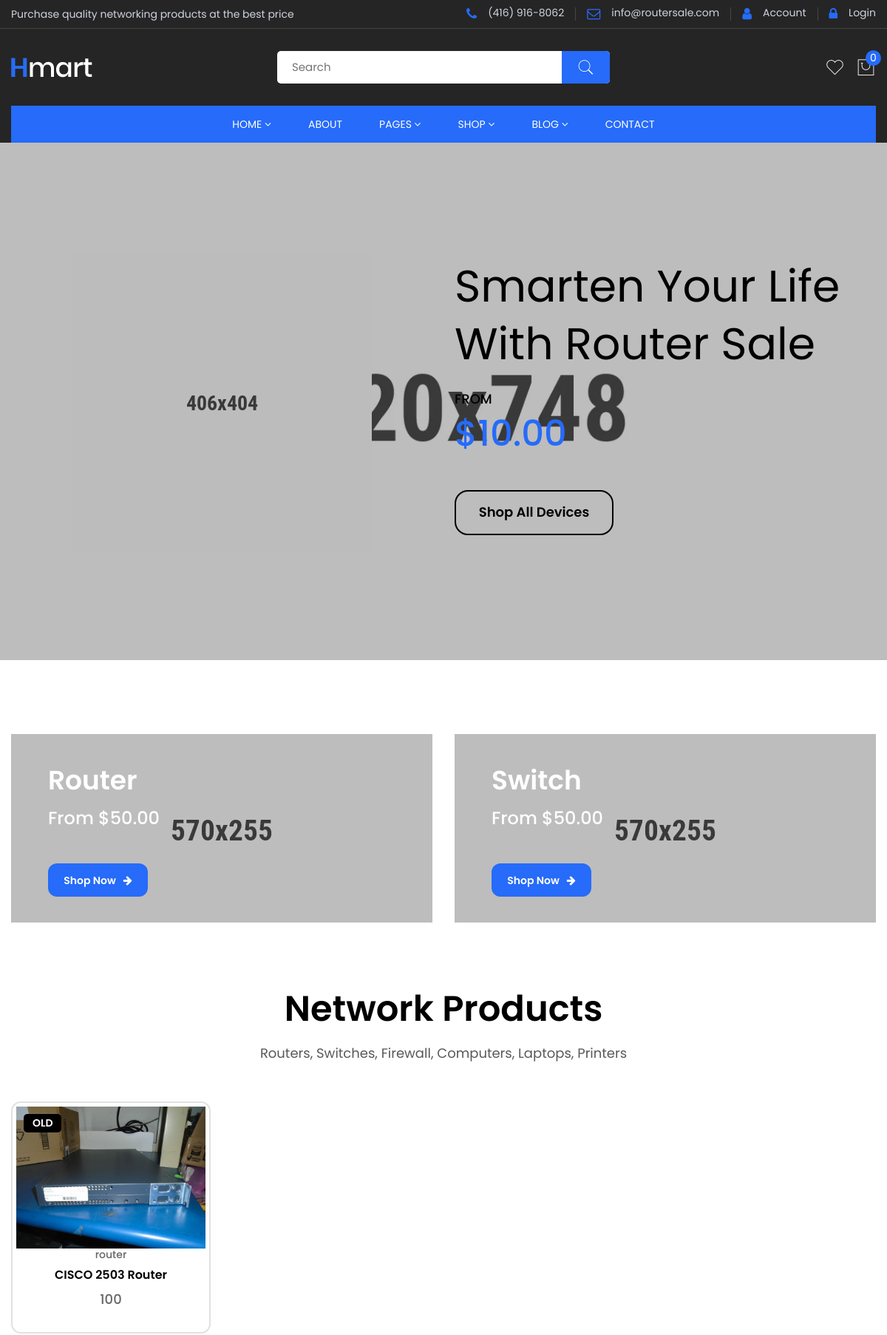
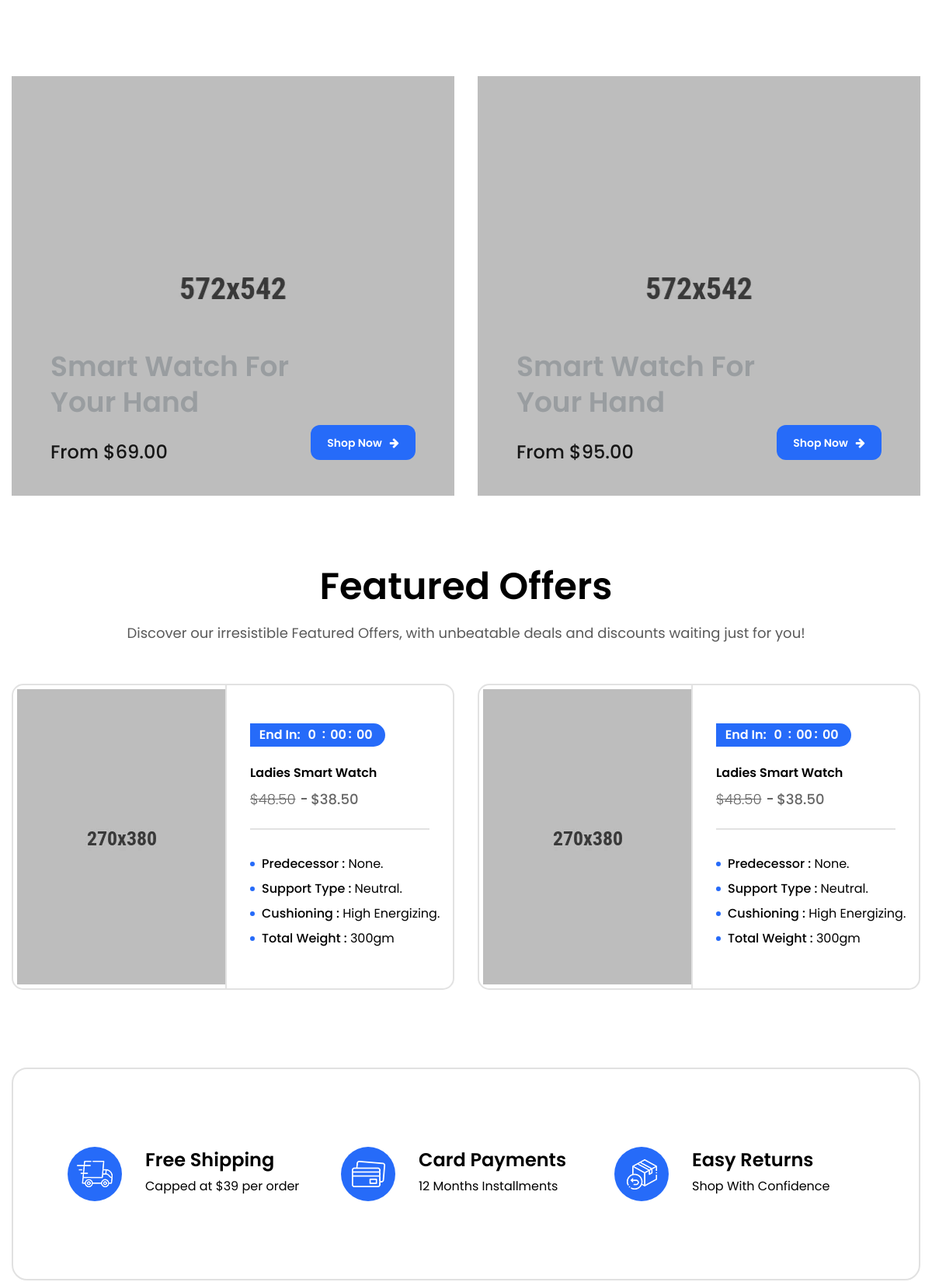
The page / (upper part) on the database its author committed (2 pictures, top to bottom).
### store_app/models.py (models this page shows, shortened)
class Product(models.Model):
    CONDITION =(('New','New'), ('Old', 'Old'))
    STOCK =(('IN STOCK','IN STOCK'), ('OUT OF STOCK', 'OUT OF STOCK'))
    STATUS = (('Publish','Publish'), ('Draft', 'Draft'))
    unique_id = models.CharField(unique=True, max_length=200, null=True, blank=True)
    image = models.ImageField(upload_to='Product_images/img')
    name = models.CharField(max_length=200)
    price = models.IntegerField()
    condition = models.CharField(choices=CONDITION, max_length=100)
    information = models.TextField()
    description = models.TextField()
    stock = models.CharField(choices=STOCK, max_length=200)
    status = models.CharField(choices=STATUS, max_length=200)
    created_date = models.DateTimeField(default=timezone.now)
    categories = models.ForeignKey(Categories, on_delete=models.CASCADE)
    brand = models.ForeignKey(Brand, on_delete=models.CASCADE)
    color = models.ForeignKey(Color, on_delete=models.CASCADE)
    filter_price = models.ForeignKey(Filter_Price, on_delete=models.CASCADE)

class Categories(models.Model):
    name = models.CharField(max_length=200)
    def __str__(self):
        return self.name

### routersale/views.py (the view)
# urls.py: path('', views.HOME, name='home'),
def HOME(request):
    product = Product.objects.all()
    context = {
        'product':product
    }
    return render(request, 'Main/index.html', context)

### templates/Main/index.html (shortened to what this page needs)
{% extends 'Main/base.html' %}
{% block content %}
{% load static %}
     <div class="section ">
      <div class="hero-slider swiper-container slider-nav-style-1 slider-dot-style-1">
          <div class="swiper-wrapper">
              <div class="hero-slide-item slider-height-2 swiper-slide bg-color1" data-bg-image="{% static 'assets/images/hero/bg/hero-bg-2-1.webp' %}">
                  <div class="container h-100">
                      <div class="row h-100 flex-row-reverse">
                          <div class="col-xl-6 col-lg-6 col-md-6 col-sm-6 align-self-center sm-center-view">
                              <div class="hero-slide-content hero-slide-content-2 slider-animated-1">
                                  <h2 class="title-1">Smarten Your Life<br>
                                    with Router Sale </h2>
                                  <span class="price">
                                      <span class="mini-title">From</span>
                                  <span class="amount">$10.00</span>
                                  </span>
                                  <a href="shop-left-sidebar.html" class="btn btn-primary text-capitalize">Shop All Devices</a>
                              </div>
                          </div>
                          <div class="col-xl-6 col-lg-6 col-md-6 col-sm-6 d-flex justify-content-center position-relative align-items-center">
                              <div class="show-case">
                                  <div class="hero-slide-image slider-2">
                                      <img src="{% static 'assets/images/hero/inner-img/hero-2-1.png' %}" alt="" />
                                  </div>
                              </div>
                          </div>
                      </div>
                  </div>
              </div>
            <div class="hero-slide-item slider-height-2 swiper-slide bg-color1" data-bg-image="{% static 'assets/images/hero/bg/hero-bg-2-1.webp' %}">
              <div class="container h-100">
                  <div class="row h-100 flex-row-reverse">
                      <div class="col-xl-6 col-lg-6 col-md-6 col-sm-6 align-self-center sm-center-view">
                          <div class="hero-slide-content hero-slide-content-2 slider-animated-1">
                          </div>
                      </div>
                      <div class="col-xl-6 col-lg-6 col-md-6 col-sm-6 d-flex justify-content-center position-relative align-items-center">
                      </div>
                  </div>
              </div>
          </div>
          </div>
      </div>
  </div>
  <div class="banner-area style-two pt-100px pb-100px">
      <div class="container">
          <div class="row">
              <div class="col-md-6">
                  <div class="single-banner nth-child-2 mb-lm-30px">
                      <img src="{% static 'assets/images/banner/6.webp' %}" alt="">
                      <div class="banner-content nth-child-3">
                          <h3 class="title">Router</h3>
                          <span class="category">From $50.00</span>
                          <a href="shop-left-sidebar.html" class="shop-link">Shop Now <i class="fa fa-arrow-right" aria-hidden="true"></i></a>
                      </div>
                  </div>
              </div>
              <div class="col-md-6">
                  <div class="single-banner nth-child-2">
                      <img src="{% static 'assets/images/banner/7.webp' %}" alt="">
                      <div class="banner-content nth-child-2">
                          <h3 class="title">Switch</h3>
                          <span class="category">From $50.00</span>
                          <a href="shop-left-sidebar.html" class="shop-link">Shop Now <i class="fa fa-arrow-right" aria-hidden="true"></i></a>
                      </div>
                  </div>
              </div>
          </div>
      </div>
  </div>
  <div class="product-area pb-100px">
      <div class="container">
          <div class="row">
              <div class="col-12">
                  <div class="section-title text-center">
                      <h2 class="title">Network Products</h2>
                      <p>Routers, Switches, Firewall, Computers, Laptops, Printers</p>
                  </div>
              </div>
          </div>
          <div class="row">
              <div class="col">
                  <div class="row mb-n-30px">
                    {% for prod in product %}
                      <div class="col-lg-4 col-xl-3 col-md-6 col-sm-6 col-xs-6 mb-30px">
                          <div class="product">
                              <span class="badges">
                                  <span class="new">{{prod.condition}}</span>
                              </span>
                              <div class="thumb">
                                  <a href="/products/{{prod.id}}" class="image">
                                      <img src="{{prod.image}}" alt="Product" />
                                  </a>
                              </div>
                              <div class="content">
                                  <span class="category"><a href="/products/{{prod.id}}">{{prod.categories}}</a></span>
                                  <h5 class="title"><a href="/products/{{prod.id}}">{{prod.name}}
                                      </a>
                                  </h5>
                                  <span class="price">
                                      <span class="new">{{prod.price}}</span>
                                  </span>
                              </div>
                          </div>
                      </div>
                      {% endfor %}
                  </div>
              </div>
          </div>
      </div>
  </div>
  <div class="banner-area style-three pb-100px">
      <div class="container">
          <div class="row">
              <div class="col-md-6">
                  <div class="single-banner mb-lm-30px">
                      <img src="{% static 'assets/images/banner/8.webp' %}" alt="">
                      <div class="banner-content nth-child-3">
                          <h3 class="title">Smart Watch For <br>
                                  Your Hand</h3>
                          <span class="category">From $69.00</span>
                          <a href="shop-left-sidebar.html" class="shop-link">Shop Now <i class="fa fa-arrow-right" aria-hidden="true"></i></a>
                      </div>
                  </div>
              </div>
              <div class="col-md-6">
                  <div class="single-banner">
                      <img src="{% static 'assets/images/banner/9.webp' %}" alt="">
                      <div class="banner-content nth-child-2">
                          <h3 class="title">Smart Watch For <br>
                                  Your Hand</h3>
                          <span class="category">From $95.00</span>
                          <a href="shop-left-sidebar.html" class="shop-link">Shop Now <i class="fa fa-arrow-right" aria-hidden="true"></i></a>
                      </div>
                  </div>
              </div>
          </div>
      </div>
  </div>
  <div class="feature-product-area pb-50px">
      <div class="container">
          <div class="row">
              <div class="col-12">
                  <div class="section-title text-center">
                      <h2 class="title">Featured Offers</h2>
                      <p>Discover our irresistible Featured Offers, with unbeatable deals and discounts waiting just for you!</p>
                  </div>
              </div>
          </div>
          <div class="feature-product-slider swiper-container slider-nav-style-1">
              <div class="swiper-wrapper">
                  <div class="swiper-slide feature-right-content">
                      <div class="image-side">
                          <img src="{% static 'assets/images/feature-image/2.webp' %}" alt="">
                      </div>
                      <div class="content-side">
                          <div class="deal-timing">
                              <span>End In:</span>
                              <div data-countdown="2021/09/15"></div>
                          </div>
                          <div class="prize-content">
                              <h5 class="title"><a href="single-product.html">Ladies Smart Watch</a></h5>
                              <span class="price">
                          <span class="old">$48.50</span>
                              <span class="new">$38.50</span>
                              </span>
                          </div>
                          <div class="product-feature">
                              <ul>
                                  <li>Predecessor : <span>None.</span></li>
                                  <li>Support Type : <span>Neutral.</span></li>
                                  <li>Cushioning : <span>High Energizing.</span></li>
                                  <li>Total Weight : <span> 300gm</span></li>
                              </ul>
                          </div>
                      </div>
                  </div>
                  <div class="swiper-slide feature-right-content">
                      <div class="image-side">
                          <img src="{% static 'assets/images/feature-image/3.webp' %}" alt="">
                      </div>
                      <div class="content-side">
                          <div class="deal-timing">
                              <span>End In:</span>
                              <div data-countdown="2021/09/15"></div>
                          </div>
                          <div class="prize-content">
                              <h5 class="title"><a href="single-product.html">Ladies Smart Watch</a></h5>
                              <span class="price">
                          <span class="old">$48.50</span>
                              <span class="new">$38.50</span>
                              </span>
                          </div>
                          <div class="product-feature">
                              <ul>
                                  <li>Predecessor : <span>None.</span></li>
                                  <li>Support Type : <span>Neutral.</span></li>
                                  <li>Cushioning : <span>High Energizing.</span></li>
                                  <li>Total Weight : <span> 300gm</span></li>
                              </ul>
                          </div>
                      </div>
                  </div>
              </div>
          </div>
      </div>
  </div>
  <div class="feature-area pt-100px pb-100px">
      <div class="container">
          <div class="feature-wrapper">
              <div class="single-feture-col mb-md-30px mb-lm-30px">
                  <div class="single-feature">
                      <div class="feature-icon">
                          <img src="{% static 'assets/images/icons/1.png' %}" alt="">
                      </div>
                      <div class="feature-content">
                          <h4 class="title">Free Shipping</h4>
                          <span class="sub-title">Capped at $39 per order</span>
                      </div>
                  </div>
              </div>
              <div class="single-feture-col mb-md-30px mb-lm-30px">
                  <div class="single-feature">
                      <div class="feature-icon">
                          <img src="{% static 'assets/images/icons/2.png' %}" alt="">
                      </div>
                      <div class="feature-content">
                          <h4 class="title">Card Payments</h4>
                          <span class="sub-title">12 Months Installments</span>
                      </div>
                  </div>
              </div>
              <div class="single-feture-col">
                  <div class="single-feature">
                      <div class="feature-icon">
                          <img src="{% static 'assets/images/icons/3.png' %}" alt="">
                      </div>
                      <div class="feature-content">
                          <h4 class="title">Easy Returns</h4>
                          <span class="sub-title">Shop With Confidence</span>
                      </div>
                  </div>
              </div>
          </div>
      </div>
  </div>
{% endblock %}

### rows shown on the page
Product: condition "OLD", image (picture), categories "router", name "CISCO 2503 Router", price "100"

### other values the page prints
{{ request.session.cart|length }} "0"
